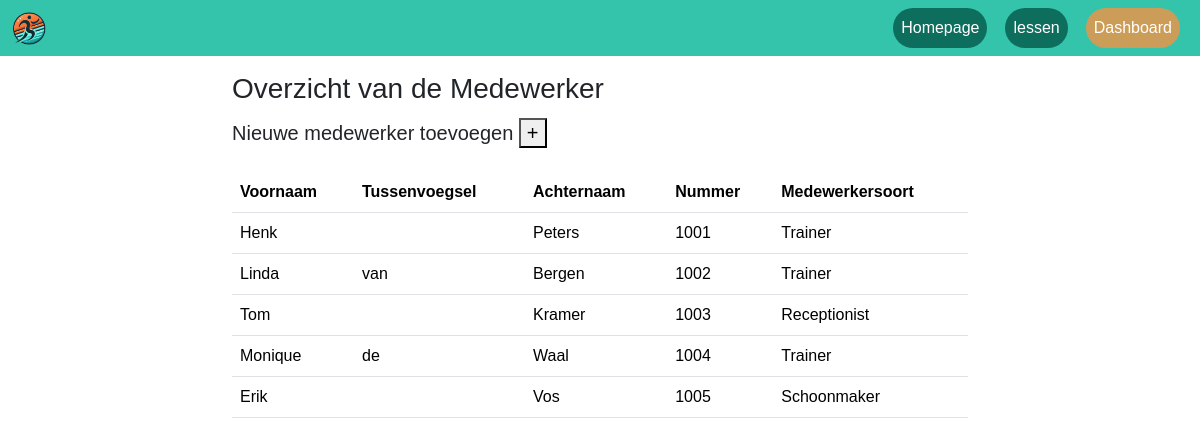
Screenshot of /medewerker/medewerker.php with the database file from the repository.
### tables this page shows
CREATE TABLE Medewerker (
     Id                 INT             NOT NULL AUTO_INCREMENT,
     Voornaam           VARCHAR(50)     NOT NULL,
     Tussenvoegsel      VARCHAR(10)     DEFAULT NULL,
     Achternaam         VARCHAR(50)     NOT NULL,
     Nummer             MEDIUMINT       NOT NULL,
     Medewerkersoort    VARCHAR(20)     NOT NULL,
     IsActief           BIT             NOT NULL DEFAULT 1,
     Opmerking          VARCHAR(250)    DEFAULT NULL,
     DatumAangemaakt    DATETIME(6)     NOT NULL,
     DatumGewijzigd     DATETIME(6)     NOT NULL,
     CONSTRAINT PK_Medewerker_Id PRIMARY KEY (Id)
 );

### medewerker/medewerker.php (the view, shortened to what this page needs)
<?php
    include('../DB/config.php');
    $dsn = "mysql:host=$dbHost;
            dbname=$dbName;
            charset=UTF8";
    $pdo = new PDO($dsn, $dbUser, $dbPass);
    $sql = "SELECT  MEDEWERKER.Id
                   ,MEDEWERKER.Voornaam
                   ,MEDEWERKER.Tussenvoegsel
                   ,MEDEWERKER.Achternaam
                   ,MEDEWERKER.Nummer
                   ,MEDEWERKER.Medewerkersoort
            FROM Medewerker AS MEDEWERKER";
    $statement = $pdo->prepare($sql);
    $statement->execute();
    $result = $statement->fetchAll(PDO::FETCH_OBJ);
?>
<!DOCTYPE html>
<html lang="en">
<head>
    <link href="https://cdn.jsdelivr.net/npm/bootstrap@5.3.3/dist/css/bootstrap.min.css" rel="stylesheet"
>
    <link rel="stylesheet" href="../style.css">
</head>
<body>
<nav class="navbar navbar-expand-lg navbar-custom sticky">
        <div class="container-fluid">
            <ul>
                <li>
                    <img src="../Image/Logo.png" alt="logo" class="logo">
                </li>
            </ul>
            <ul class="navbar-nav">
                <li class="nav-item">
                    <a class="nav-link" href="../index.html">Homepage</a>
                </li>
                <li class="nav-item">
                    <a class="nav-link" href="../gebruikerslessen/lessen.php">lessen</a>
                </li>
                <li class="nav-item">
                    <a class="nav-link active" href= "../dashboard/dashboard.html">Dashboard</a>
                </li>
            </ul>
        </div>
    </nav>
 <div class="container">
    <div class="row mb-1 ">
        <div class="col-2"></div>
        <div class="col-8 title"><h3>Overzicht van de Medewerker</h3></div>
        <div class="col-2"></div>
      </div>
      </div>
      <div class="container">
        <div class="row mb-3">
            <div class="col-2"></div>
            <div class="col-8">
              <h5>Nieuwe medewerker toevoegen
                    <a href='create.php'>
                    <button type="button">+</button>
                  </a>
              </h5>
            </div>
            <div class="col-2"></div>
        </div>
    </div>
 <div class="container">
    <div class="row">
        <div class="col-2"></div>
        <div class="col-8">
          <table class="table table-hover" id="table-lessen">
              <thead>
                  <th>Voornaam</th>
                  <th>Tussenvoegsel</th>
                  <th>Achternaam</th>
                  <th>Nummer</th>
                  <th>Medewerkersoort</th>
              </thead>
              <tbody>
                  <?php foreach($result as $MedewerkerInfo) : ?>
                        <tr>
                          <td><?= $MedewerkerInfo->Voornaam ?></td>
                          <td><?= $MedewerkerInfo->Tussenvoegsel ?></td>
                          <td><?= $MedewerkerInfo->Achternaam ?></td>
                          <td><?= $MedewerkerInfo->Nummer ?></td>
                          <td><?= $MedewerkerInfo->Medewerkersoort ?></td>
                        </tr>
                  <?php endforeach ?>
              </tbody>
          </table>
        </div>
        <div class="col-2"></div>
      </div>
      </div>
</body>
</html>

### style.css (style rules this page uses)
html, body { margin: 0; padding: 0; font-family: 'Verdana', sans-serif; }
.navbar-custom { background-color: #34C4AC; }
.nav-link { color: white !important; padding: 8px 16px; border-radius: 50px; background: rgba(2, 82, 69, 0.75); margin-right: 0.5rem }
.nav-link.active { background: rgba(255, 144, 60, 0.75); color: white !important; }
.sticky { position: sticky; top: 0; z-index: 1020; }
.logo { height: 35px; }
ul { list-style-type: none; margin: 0; padding: 0; }
.navbar-custom .container-fluid { display: flex; justify-content: space-between; align-items: center; flex-wrap: nowrap; }
.navbar-nav { display: flex; flex-direction: row; gap: 10px; flex-wrap: nowrap; }
.title { margin-top: 1em; }

### rows the page displays
medewerker: Voornaam "Henk", Achternaam "Peters", Nummer "1001", Medewerkersoort "Trainer"
medewerker: Voornaam "Linda", Tussenvoegsel "van", Achternaam "Bergen", Nummer "1002", Medewerkersoort "Trainer"
medewerker: Voornaam "Tom", Achternaam "Kramer", Nummer "1003", Medewerkersoort "Receptionist"
medewerker: Voornaam "Monique", Tussenvoegsel "de", Achternaam "Waal", Nummer "1004", Medewerkersoort "Trainer"
medewerker: Voornaam "Erik", Achternaam "Vos", Nummer "1005", Medewerkersoort "Schoonmaker"
